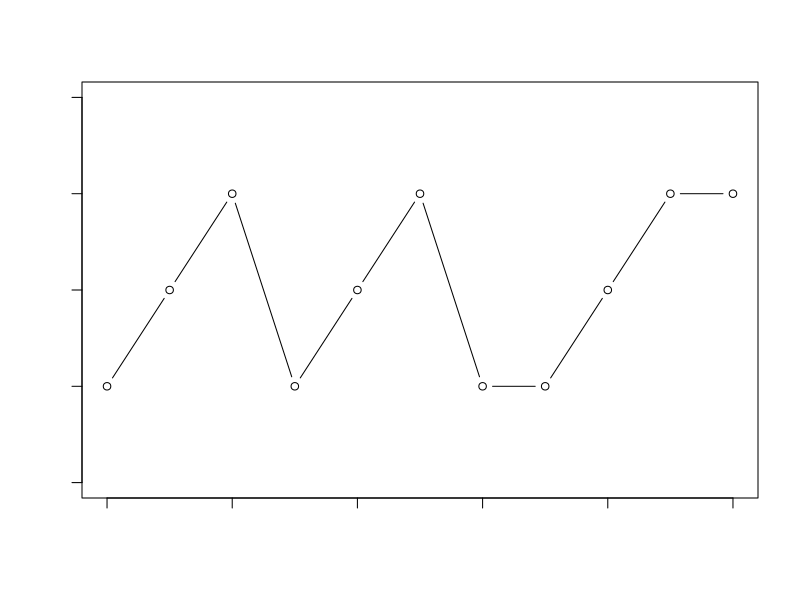
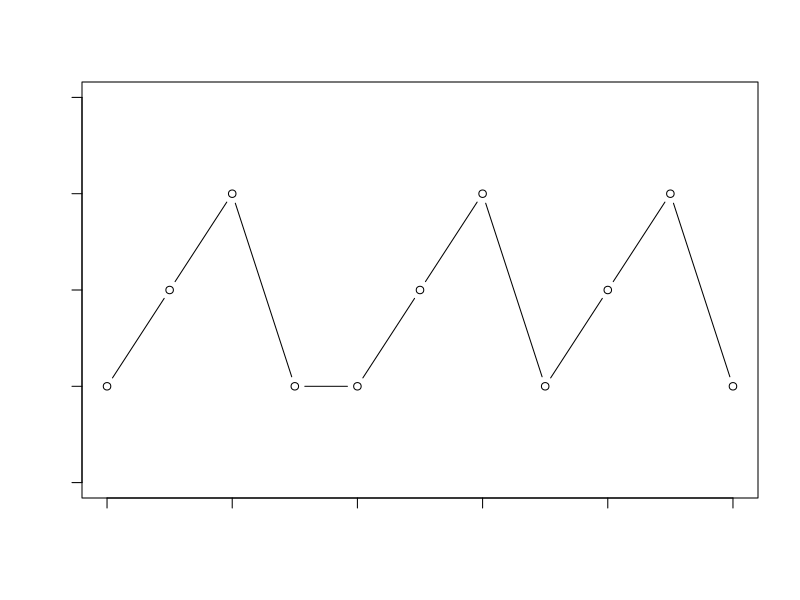
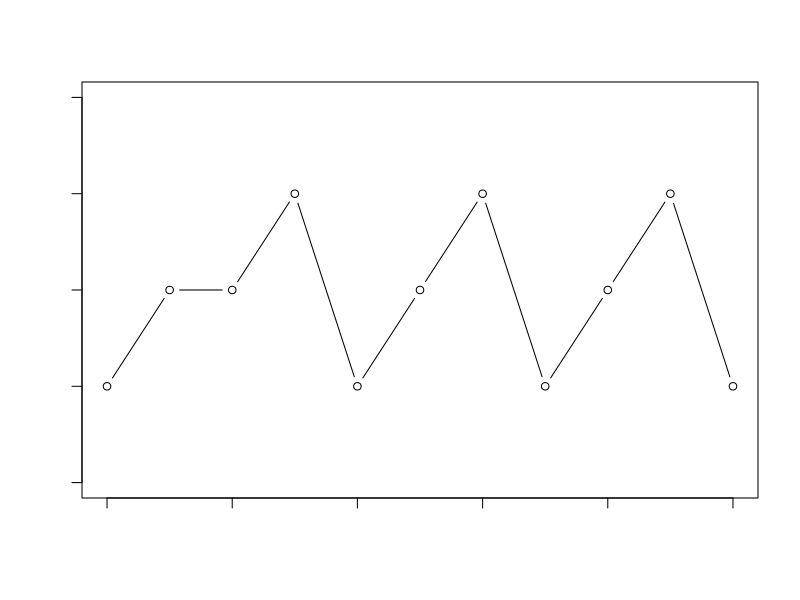
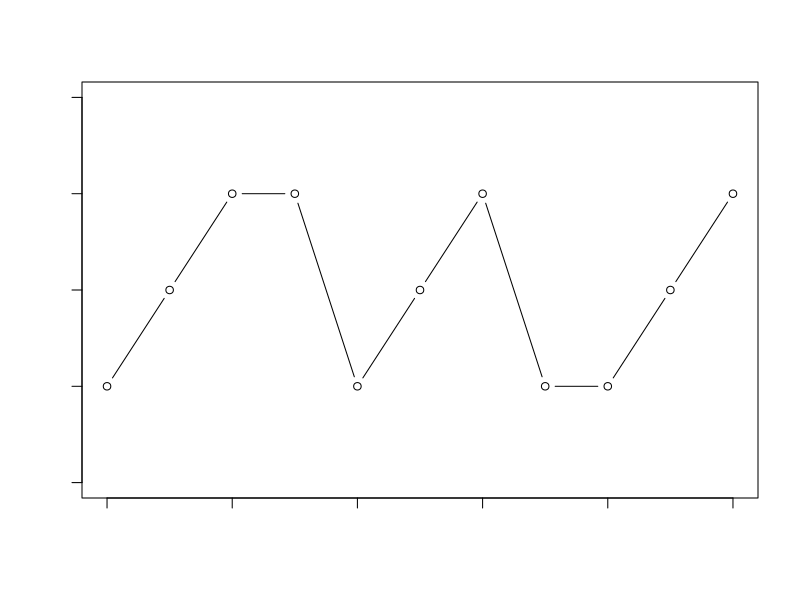
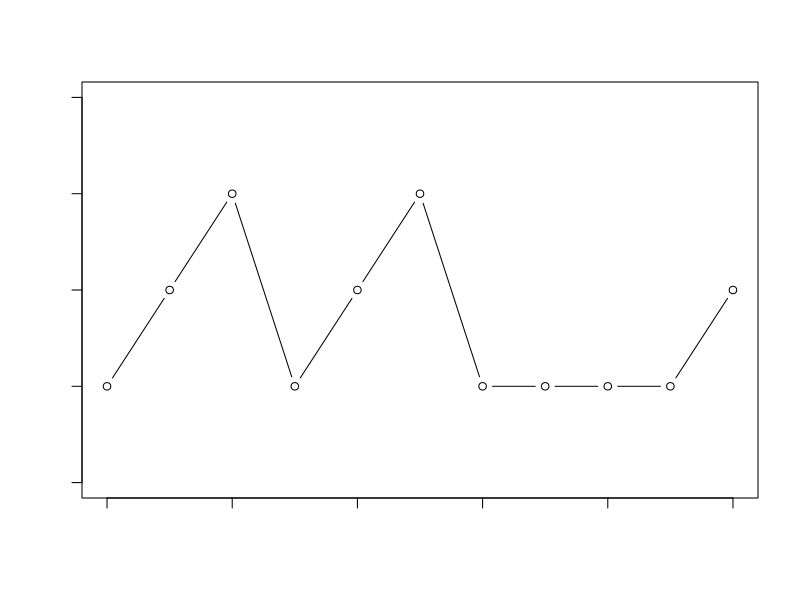
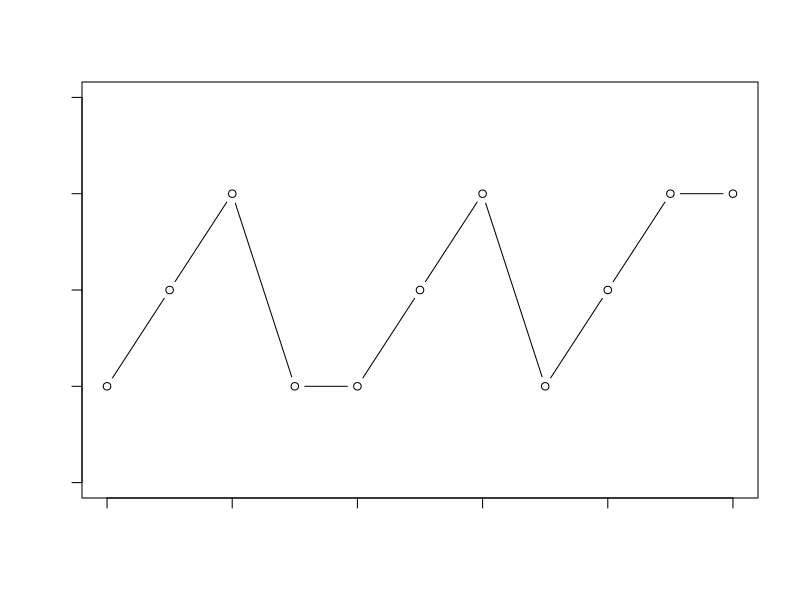
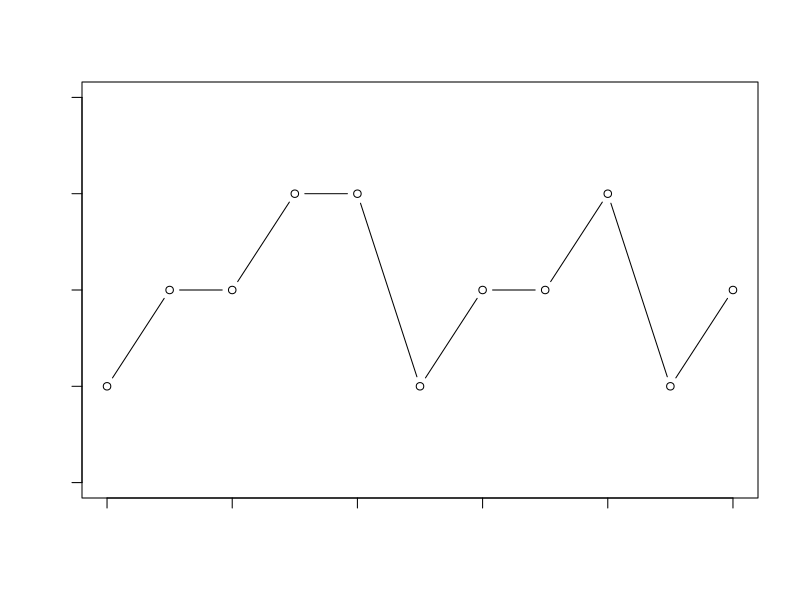
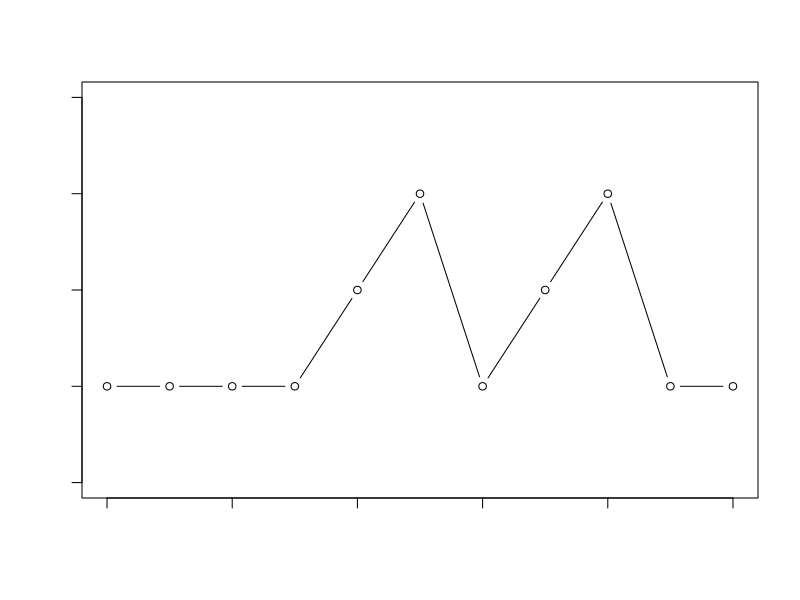

Reproduce these figures in R, in order.
# Change to dark mode for graphs
par(col.axis = 'white', col.lab = 'white',col.main = 'white',col.sub = 'white', fg = 'black')

rm(list = ls()) # Removes all objects from workspace


# Write a function that simulates a single trajectory for a Markov Chain.
# Arguments: the initial state, tpm Gamma, and number of steps to simulate

MC_simulate = function(x0, Gamma, steps){
  # Create a vector that enumerates the state space
  # Reads off first dimension of that square matrix
  U = 1:dim(Gamma)[1]
  
  # Create storage for simulated trajectory
  # Repeat steps + 1 times
  X = rep(NA, steps + 1)
  
  # Initial State
  X[1] = x0
  for (i in 1:steps){
    # Next value of the process is drawn from discrete distribution 
    # Current state of the process is X[i]
    X[i+1] = sample(U,1,prob = Gamma[X[i],])
  }
  
  # Function returns the randomly simulated trajectory
  return(list(X=X, time = 0:steps))
}

# Try out an arbitrary tpm (transition probability matrix):
# Define a 3 state markov chain
# Define probability of moving from state 1 back to state 1 over 1 step to be 0.5
# Probabilities should sum up to 1 for each row 
Gamma = rbind(c(0.5,0.5,0), 
              c(0, 0.25, 0.75),
              c(0.75, 0.00, 0.25))

# Trajectory of the process is deterministic if the probability of 
# moving to one state from state I is 1 for all possible states I

# Simulate and plot 1000 trajectories of length 11 for the above
# starting from initial state 1

# Pop out a window
quartz()
for(i in 1:1000)
{# Plot a single trajectory
res = MC_simulate(1,Gamma,10)

# Plot X as a function of the time index
# type of plot = both
plot(res$X~res$time, type = 'b', ylim = c(0,4))
}

# Comments on the plot:
# At state 1, probability of moving to state 1 or 2 is 0.5.
# At state 2, probability of moving to state 3 is 0.75.
# y-axis is the state of the process